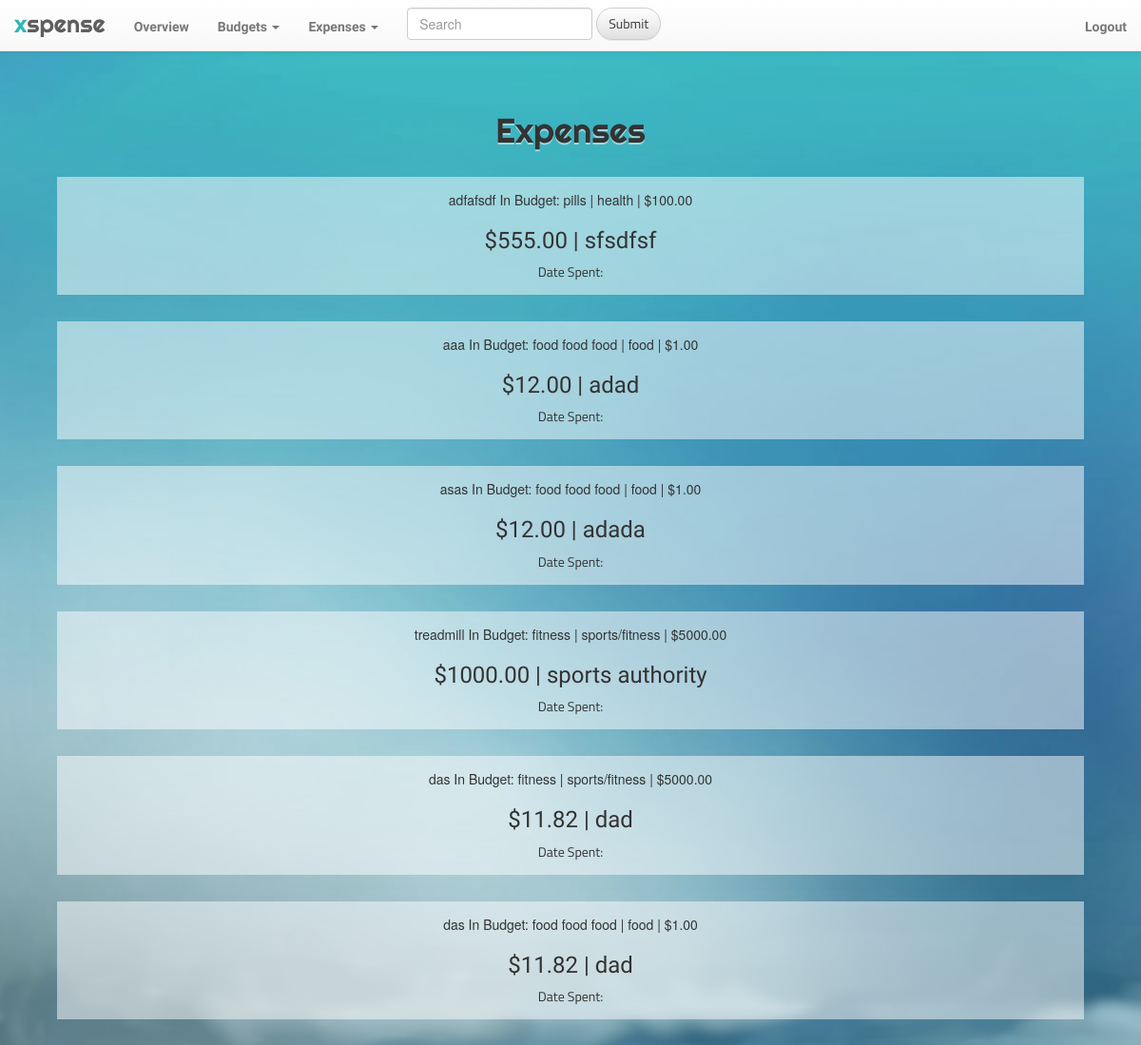
The page /expenses (signed in) on the database as committed earlier.
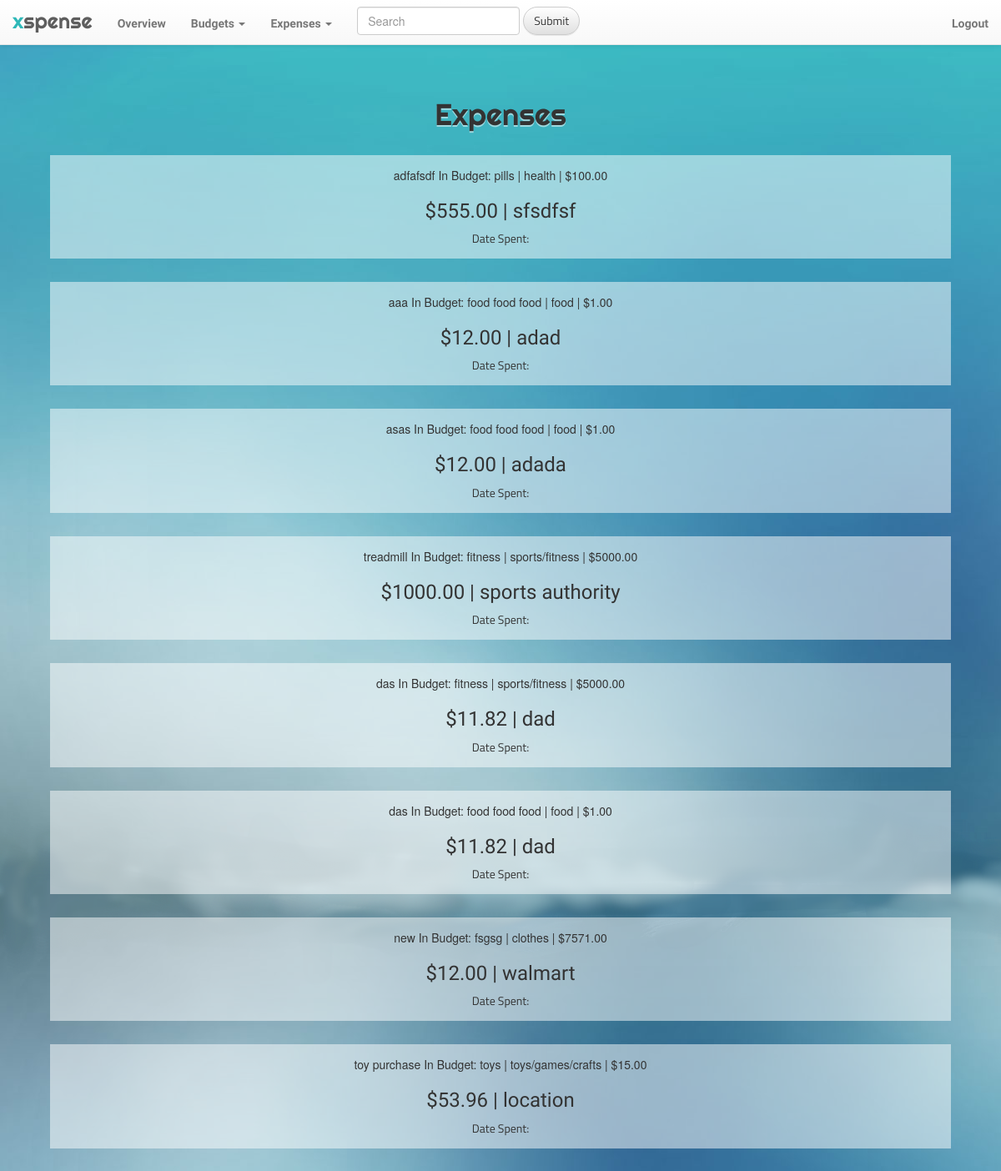
The same page on the database as committed later.
### app_xspense/models.py (models this page shows, shortened)
class Expense(models.Model):
	user = models.ForeignKey('auth.User', null=True)
	budget = models.ForeignKey(Budget, on_delete=models.CASCADE, null=True, blank=True)
	item = models.TextField()
	price = models.DecimalField(max_digits=9, decimal_places=2)
	date = models.DateTimeField(
		default=timezone.now)
	location = models.TextField()

class Budget(models.Model):
	ELECTRONICS = 0
	OFFICE = 1
	ENTERTAINMENT = 2
	HOME_FURNITURE = 3
	CLOTHES = 4
	BABY_KIDS = 5
	TOYS_GAMES_CRAFTS = 6
	FOOD = 7
	HEALTH = 8
	BEAUTY = 9
	SPORTS_FITNESS = 10
	AUTO = 11
	GIFTS = 12
	OTHER = 13
	EDUCATION = 14
	category_choices = [
		(ELECTRONICS, 'electronics'),
		(OFFICE, 'office'),
		(ENTERTAINMENT, 'entertainment'),
		(HOME_FURNITURE, 'home/furniture'),
		(CLOTHES, 'clothes'),
		(BABY_KIDS, 'baby/kids'),
		(TOYS_GAMES_CRAFTS, 'toys/games/crafts'),
		(FOOD, 'food'),
		(HEALTH, 'health'),
		(BEAUTY, 'beauty'),
		(SPORTS_FITNESS, 'sports/fitness'),
		(AUTO, 'auto'),
		(GIFTS, 'gifts'),
		(OTHER, 'other'),
		(EDUCATION, 'education')
		]
	category = models.IntegerField(choices=category_choices, default=13)
	user = models.ForeignKey('auth.User', null=True)
	purpose = models.TextField()
	amount = models.DecimalField(max_digits=9, decimal_places=2)
	date_created = models.DateTimeField(
		default=timezone.now)
	def __str__(self):
		return "%s | %s | $%.2f" % (self.purpose, self.category_choices[self.category][1], self.amount)

### app_xspense/views.py (the view)
# urls.py: url(r'^expenses$', views.all_expenses, name='all_expenses'),
@login_required
def all_expenses(request):
	expenses = Expense.objects.filter(user=request.user)
	return render(request, 'app_xspense/expenses.html', {'expenses': expenses})

### app_xspense/templates/app_xspense/expenses.html
{% extends "app_xspense/base.html" %}
{% block content %}
	<h1 class="head-title">Expenses</h1>
	{% for expense in expenses %}
		<div class="solo-page container" style="width: 90%">
			<section class="small-6 columns">
				{{ expense.item }}
				In Budget: {{ expense.budget }}
				<div class="small-12 medium-9 columns">
					<h3 class="title">${{ expense.price }} | {{ expense.location }}</h3>
					<p>Date Spent: {{ expense|date:"m/d/Y" }}</p>
				</div>
			</section>
		</div>
	{% endfor %}
{% endblock %}

### app_xspense/templates/app_xspense/base.html (shortened to what this page needs)
{% load staticfiles %}
<!DOCTYPE html>
<html>
<head>
	<link rel="stylesheet" href="https://maxcdn.bootstrapcdn.com/bootstrap/3.3.5/css/bootstrap.min.css">
	<link rel="stylesheet" href="https://maxcdn.bootstrapcdn.com/bootstrap/3.3.5/css/bootstrap-theme.min.css">
	<link href="https://cdnjs.cloudflare.com/ajax/libs/foundation/5.5.2/css/foundation.min.css" rel="stylesheet" type="text/css" />
	<link rel="stylesheet" href="{% static "css/xspense.css" %}">
</head>
<body>
	<nav class="navbar navbar-default navbar-fixed-top">
	  <div class="container-fluid">
	    <div class="navbar-header">
	      <a class="navbar-brand" href="/"><font style="color:#2EB8B8">x</font>spense</a>
	    </div>
	    <div class="collapse navbar-collapse" id="bs-example-navbar-collapse-1">
	      <ul class="nav navbar-nav">
	      	{% if user.is_authenticated %}
		      	<li><a href="/">Overview</a></li>
		        <li class="dropdown">
	              <a class="dropdown-toggle" data-toggle="dropdown" role="button" aria-haspopup="true" aria-expanded="false">Budgets <span class="caret"></span></a>
	            </li>
		        <li class="dropdown">
		          <a class="dropdown-toggle" data-toggle="dropdown" role="button" aria-haspopup="true" aria-expanded="false">Expenses <span class="caret"></span></a>
		        </li>
		      </ul>
		      <form class="navbar-form navbar-left" role="search">
		        <div class="form-group">
		          <input type="text" class="form-control" placeholder="Search">
		        </div>
		        <button type="submit" class="btn btn-default">Submit</button>
		      </form>
	      {% endif %}
	      <ul class="nav navbar-nav navbar-right">
	            {% if user.is_authenticated %}
	            	<li><a id="logout-button" href="/logout">Logout</a></li>
	            {% else %}
	        	    <li><a class="loginModal_open" id="login-button">Login</a></li>
	            {% endif %}
	      </ul>
	    </div>
	  </div>
	</nav>
	{% block content %}
	{% endblock %}
</body>
</html>

### app_xspense/static/css/xspense.css (style rules this page uses)
body { margin-top: 100px; background: url(../img/fixed.png); }
h1 { font-family: 'Righteous', cursive; }
h2, h3, h5 { font-family: 'Handlee', cursive; }
p { font-family: 'Titillium Web', sans-serif; padding: 0; margin: 0; }
.btn { background-color: rgba(255, 255, 255, 0.5); border-radius: 20px; font-family: 'Titillium Web', sans-serif; }
nav .navbar-brand { font-family: 'Righteous', cursive; font-size: 1.8em; }
nav .nav a { font-family: 'Exo', sans-serif; margin-top: 3px; font-weight: 600; }
form { width: 50%; }
form input[type="text"], form input[type="url"], form input[type="file"] { margin: 0; }
.solo-page { background-color: rgba(255, 255, 255, 0.5); margin-bottom: 2em; padding: 1em; }
.solo-page section { text-align: center; }
.head-title { text-align: center; padding: 0.5em; text-shadow: 0 2px rgba(255, 255, 255, 0.5); }

Rows that differ between the two databases and show on the page:
added Expense: item "new", budget "fsgsg | clothes | $7571.00", price "12.00", location "walmart"
added Expense: item "toy purchase", budget "toys | toys/games/crafts | $15.00", price "53.96", location "location"
